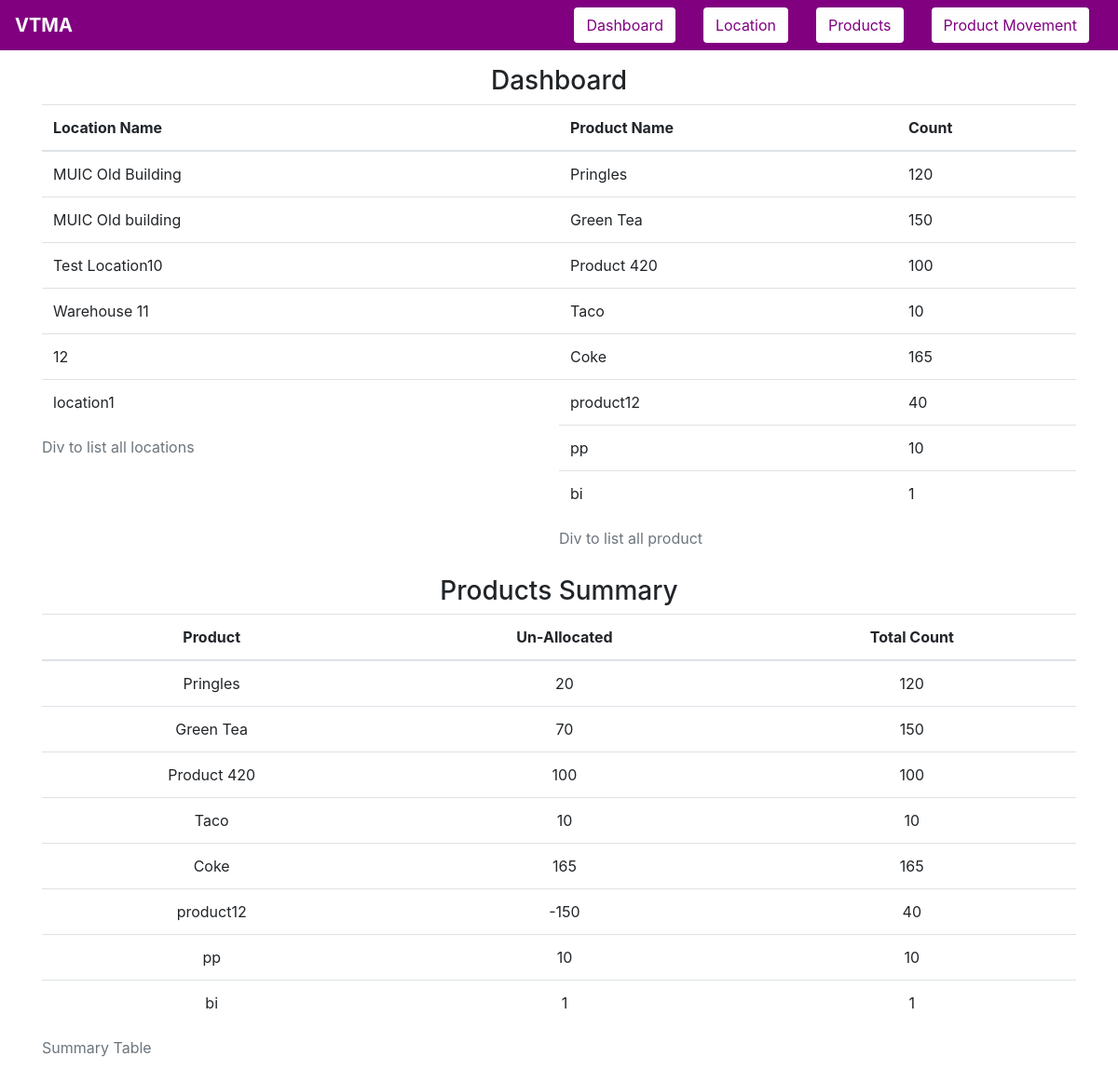
The page / on the database its author committed.
### tables this page shows
CREATE TABLE location(loc_id INTEGER PRIMARY KEY AUTOINCREMENT,
                                 loc_name TEXT UNIQUE NOT NULL);

CREATE TABLE products(prod_id INTEGER PRIMARY KEY AUTOINCREMENT,
                    prod_name TEXT UNIQUE NOT NULL,
                    prod_quantity INTEGER NOT NULL,
                    unallocated_quantity INTEGER);

### app.py (the view)
@app.route("/")
def summary():
    msg = None
    q_data, location_c, products = None, None, None
    db = sqlite3.connect(DATABASE_NAME)
    cursor = db.cursor()
    try:
        cursor.execute("SELECT * FROM location")
        location_c = cursor.fetchall()
        cursor.execute("SELECT * FROM products")
        products = cursor.fetchall()
        cursor.execute(
            """
        SELECT prod_name, unallocated_quantity, prod_quantity FROM products
        """
        )
        q_data = cursor.fetchall()
    except sqlite3.Error as e:
        msg = f"An error occurred: {e.args[0]}"
    if msg:
        print(msg)
    return render(
        "index.html",
        link=link,
        title="Summary",
        locations=location_c,
        products=products,
        database=q_data,
    )

### templates/index.html
{% extends 'base-template.html' %}
{% block content %}
    <div class="container">
        <h3 style="text-align: center">Dashboard</h3>
        <div style="height: 50%;width: 100%; float: left">
            {% if locations == None or locations|length == 0 %}
            <div style="float: left;width:50%;">
                <h3  class="text center font-weight-light">No Data Available Yet</h3>
            </div>
            {% else %}
            <div style="float:left;width:50%">
                <table class="table">
                <caption>Div to list all locations</caption>
                    <thead>
                        <tr>
                            <th scope="col">Location Name</th>
                        </tr>
                    </thead>
                    <tbody>
                        {% for location in locations %}
                            <tr>
                                <td>{{ location[1] }}</td>
                            </tr>
                        {% endfor %}
                    </tbody>
                </table>
            </div>
        {% endif %}
        {% if products == None or products|length == 0 %}
            <div style="float: right;width: 50%;">
                <h3 class="text center font-weight-light">No Product Data Available Yet</h3>
            </div>
        {% else %}
            <div style="float:right;width:50%;">
                <table class="table">
                <caption>Div to list all product</caption>
                    <thead>
                        <tr>
                            <th scope="col">Product Name</th>
                            <th scope="col">Count</th>
                        </tr>
                    </thead>
                    <tbody>
                        {% for product in products %}
                            <tr>
                                <td>{{ product[1] }}</td>
                                <td>{{ product[2] }}</td>
                            </tr>
                        {% endfor %}
                    </tbody>
                </table>
            </div>
        {% endif %}
        </div>
    </div>
    <div class="container" style="float: contour; text-align: center">
    <h3 style="text-align: center">Products Summary</h3>
        <div class="form-horizontal" title="Summary">
        {% if database == None or database|length == 0 %}
            <h3 class="text-center font-weight-light">Summary not available yet</h3>
        {% else %}
            <div>
                <table class="table">
                <caption>Summary Table</caption>
                    <thead>
                        <tr>
                            <th scope="col">Product</th>
                            <th scope="col">Un-Allocated</th>
                            <th scope="col">Total Count</th>
                        </tr>
                    </thead>
                    <thead>
                        {% for data in database %}
                            <tr>
                                <td>{{ data[0] }}</td>
                                <td>{{ data[1] }}</td>
                                <td>{{ data[2] }}</td>
                            </tr>
                        {% endfor %}
                    </thead>
                </table>
            </div>
        {% endif %}
        </div>
    </div>
{% endblock %}

### templates/base-template.html (style rules this page uses)
.container { padding-top: 70px; }

### rows shown on the page
location: loc_name "MUIC Old Building"
location: loc_name "MUIC Old building"
location: loc_name "Test Location10"
location: loc_name "Warehouse 11"
location: loc_name "12"
location: loc_name "location1"
products: prod_name "Pringles", prod_quantity "120", unallocated_quantity "20"
products: prod_name "Green Tea", prod_quantity "150", unallocated_quantity "70"
products: prod_name "Product 420", prod_quantity "100", unallocated_quantity "100"
products: prod_name "Taco", prod_quantity "10", unallocated_quantity "10"
products: prod_name "Coke", prod_quantity "165", unallocated_quantity "165"
products: prod_name "product12", prod_quantity "40", unallocated_quantity "-150"
products: prod_name "pp", prod_quantity "10", unallocated_quantity "10"
products: prod_name "bi", prod_quantity "1", unallocated_quantity "1"
